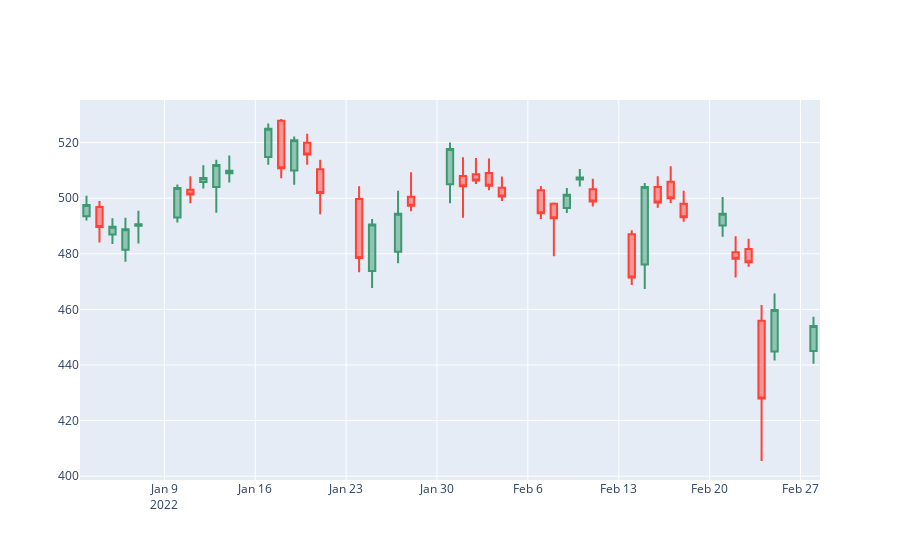

The notebook cell saved with this chart:
### Code cell
fig = go.Figure(data = [go.Candlestick(x = history.index, 
                open = history['Open'],
                high = history['High'],
                low = history['Low'],
                close = history['Close'])])
fig.update_layout(xaxis_rangeslider_visible = False )
fig.show()
